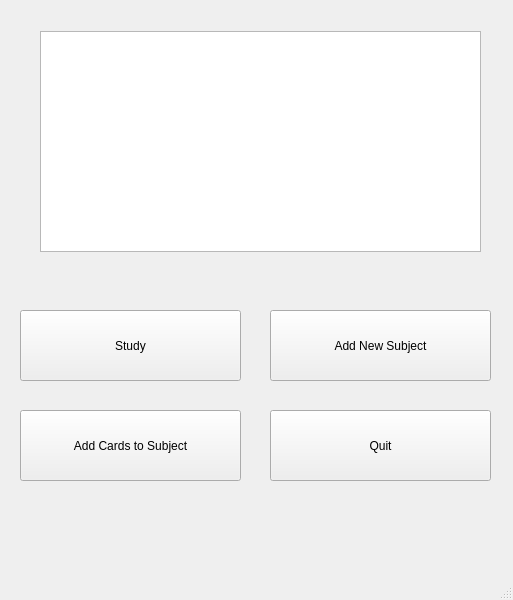
<?xml version="1.0" encoding="UTF-8"?>
<ui version="4.0">
 <class>MainWindow</class>
 <widget class="QMainWindow" name="MainWindow">
  <property name="geometry">
   <rect>
    <x>0</x>
    <y>0</y>
    <width>513</width>
    <height>600</height>
   </rect>
  </property>
  <property name="windowTitle">
   <string>MainWindow</string>
  </property>
  <widget class="QWidget" name="centralwidget">
   <widget class="QListWidget" name="listWidget">
    <property name="geometry">
     <rect>
      <x>40</x>
      <y>31</y>
      <width>441</width>
      <height>221</height>
     </rect>
    </property>
   </widget>
   <widget class="QPushButton" name="pushButton_2">
    <property name="geometry">
     <rect>
      <x>20</x>
      <y>310</y>
      <width>221</width>
      <height>71</height>
     </rect>
    </property>
    <property name="text">
     <string>Study</string>
    </property>
   </widget>
   <widget class="QPushButton" name="pushButton_3">
    <property name="geometry">
     <rect>
      <x>20</x>
      <y>410</y>
      <width>221</width>
      <height>71</height>
     </rect>
    </property>
    <property name="text">
     <string>Add Cards to Subject</string>
    </property>
   </widget>
   <widget class="QPushButton" name="pushButton_4">
    <property name="geometry">
     <rect>
      <x>270</x>
      <y>310</y>
      <width>221</width>
      <height>71</height>
     </rect>
    </property>
    <property name="text">
     <string>Add New Subject</string>
    </property>
   </widget>
   <widget class="QPushButton" name="pushButton_5">
    <property name="geometry">
     <rect>
      <x>270</x>
      <y>410</y>
      <width>221</width>
      <height>71</height>
     </rect>
    </property>
    <property name="text">
     <string>Quit</string>
    </property>
   </widget>
  </widget>
  <widget class="QMenuBar" name="menubar">
   <property name="geometry">
    <rect>
     <x>0</x>
     <y>0</y>
     <width>513</width>
     <height>22</height>
    </rect>
   </property>
  </widget>
  <widget class="QStatusBar" name="statusbar"/>
 </widget>
 <resources/>
 <connections/>
</ui>
